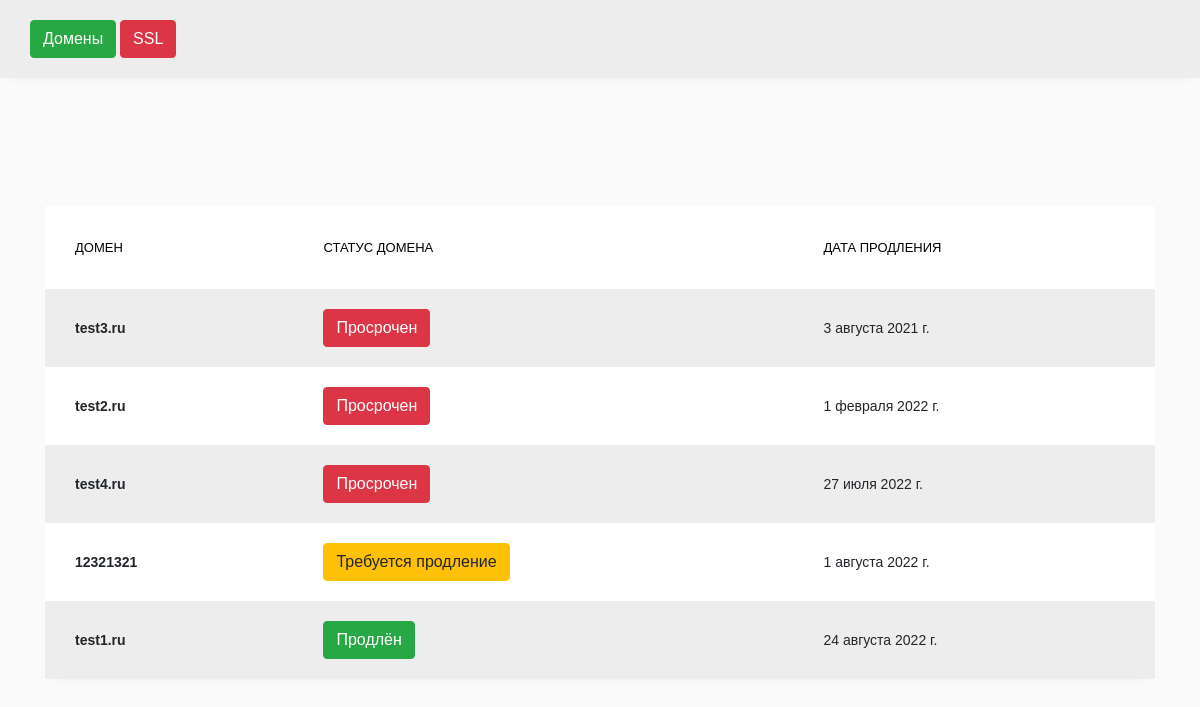
The app's page /domain/ with its own data.
### domain/models.py (models this page shows, shortened)
class DomainPage(models.Model):
    title = models.CharField('Домен', max_length=255)
    create_date = models.DateField('Дата окончания', null=True, blank=True)
    now_date = models.DateField(default=date.today)
    draft = models.BooleanField('Публикация', default=True)
    class Meta:
        verbose_name = "Домены"
        verbose_name_plural = "Домены"

### domain/views.py (the view)
# urls.py: path('domain/', domain),
def domain(request):
    return render(request, 'domain/index.html', {'domains': DomainPage.objects.all().order_by('create_date').filter(
        draft=True)})

### templates/domain/index.html (shortened to what this page needs)
<!doctype html>
{% load static %}
<html lang="ru">
<head>
    <link rel="stylesheet" href="https://stackpath.bootstrapcdn.com/font-awesome/4.7.0/css/font-awesome.min.css">
    <link rel="stylesheet" href="{% static 'css/style.css' %}">
</head>
<body>
<table class="table table-striped">
                        <tbody>
                        <tr>
                            <td><a href="/domain/" class="btn btn-success">Домены</a>
                            <a href="/ssl/" class="btn btn-danger">SSL</a></td>
                        </tr>
                        </tbody>
                    </table>
<section class="ftco-section">
    <div class="container">
        <div class="row">
            <div class="col-md-12">
                <div class="table-wrap">
                    <table class="table table-striped">
                        <thead>
                        <tr>
                            <th>Домен</th>
                            <th>Статус домена</th>
                            <th>Дата продления</th>
                        </tr>
                        </thead>
                        <tbody>
                        {% for domain in domains %}
                        <tr>
                            <th scope="row">{{ domain.title }}</th>
                            {% if domain.create_date >= domain.now_date %}
                            <td><a href="#" class="btn btn-success">Продлён</a></td>
                            {% elif domain.create_date|date:"d" <= domain.now_date|date:"d" and domain.create_date|date:"M Y" == domain.now_date|date:"M Y"  %}
                            <td><a href="#" class="btn btn-warning">Требуется продление</a></td>
                            {% else %}
                            <td><a href="#" class="btn btn-danger">Просрочен</a></td>
                            {% endif %}
                            <td>{{ domain.create_date }}</td>
                        </tr>
                        {% endfor %}
                        </tbody>
                    </table>
                </div>
            </div>
        </div>
    </div>
</section>
</body>
</html>

### records on screen
DomainPage: title "test3.ru", now_date "Просрочен", create_date "3 августа 2021 г."
DomainPage: title "test2.ru", now_date "Просрочен", create_date "1 февраля 2022 г."
DomainPage: title "test4.ru", now_date "Просрочен", create_date "27 июля 2022 г."
DomainPage: title "12321321", now_date "Требуется продление", create_date "1 августа 2022 г."
DomainPage: title "test1.ru", now_date "Продлён", create_date "24 августа 2022 г."
